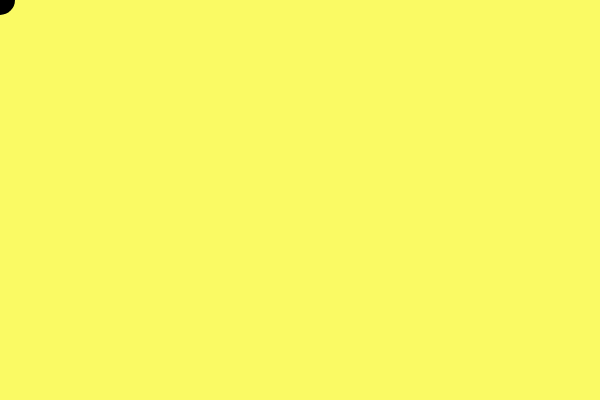
Frame 1 (no input)
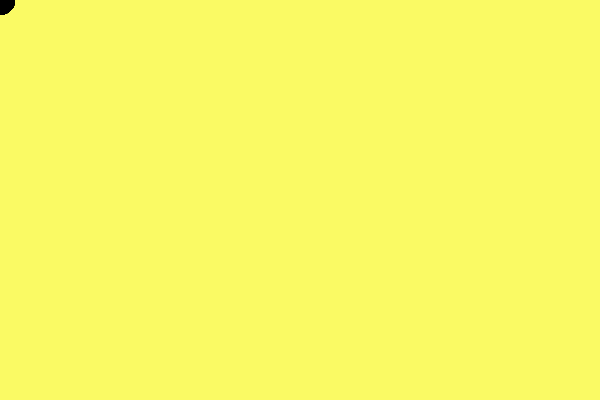
Frame 60 (no input)
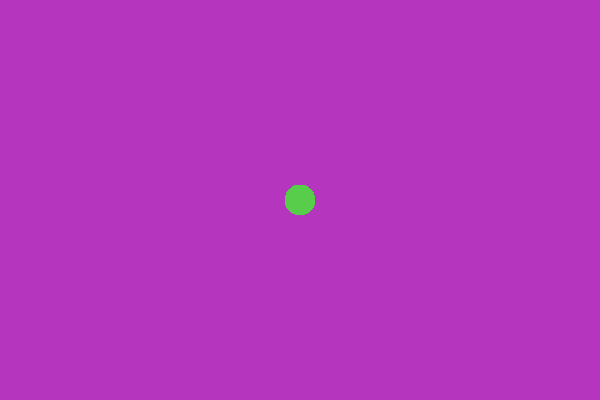
Frame 120 (the mouse pressed at the canvas centre since frame 60)

The p5.js sketch that drew these frames (run headless with seeded random() and noise() and a simulated clock; from frame 60 on, the mouse is pressed at the canvas centre):

// p5.js sketch
// ── sketch.js
var col = {
  r: 0,
  g: 0,
  b: 0
};

var backCol = {
  r: 0,
  g: 0,
  b: 0
};
function setup() {
  createCanvas(600, 400);
  background(250, 250, 100);
}

function draw() {

  //ellipse

  fill(col.r, col.g, col.b);
  noStroke();
  ellipse(mouseX, mouseY, 30, 30);

}

function mousePressed() {
  backCol.r = random(0, 255);
  backCol.g = random(0, 255);
  backCol.b = random(0, 255);
  col.r = random(0, 255);
  col.g = random(0, 255);
  col.b = random(0, 255);
  background(backCol.r, backCol.g, backCol.b);
}
